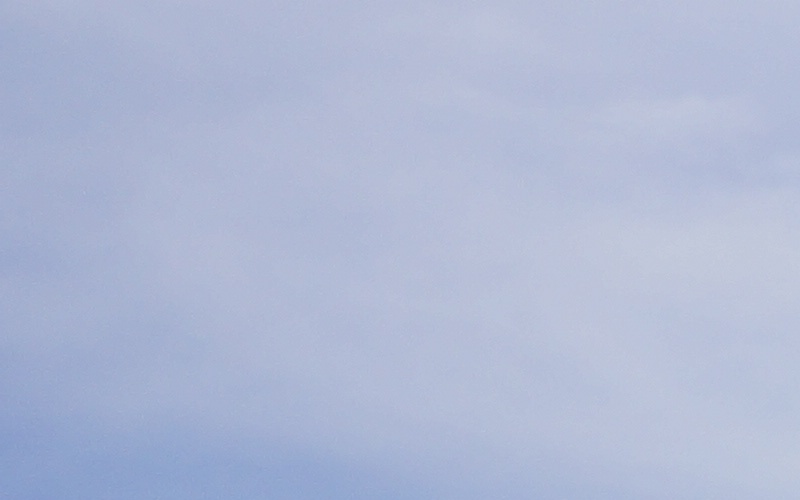
#> input picture Datasets/Dataset Cover Images/1.jpg, 800 x 500 px, found by its file name; its folder holds 4 pictures in this run
$ jupyter execute --allow-errors 'Greyscale Dataset.ipynb'   (shell and % lines are left out)
#> lines starting #> are read from the running program, lines starting #| are printed output that depends on the picture
[cell 1]
import cv2
import os
import matplotlib.pyplot as plt

[cell 2]
# Set directory of cover images
cover_dirname = "C:/Users/PC/Masters Files/SteganographyDetection/Datasets/Dataset Cover Images"
# Set working directory
dirname = "C:/Users/PC/Masters Files/SteganographyDetection/Datasets/Dataset Cover Images Greyscale"

[cell 3]
# Create a dataset of greyscale images
for i, filename in enumerate(os.listdir(cover_dirname)):
    image = cv2.imread(cover_dirname + "/" + filename, cv2.IMREAD_GRAYSCALE)
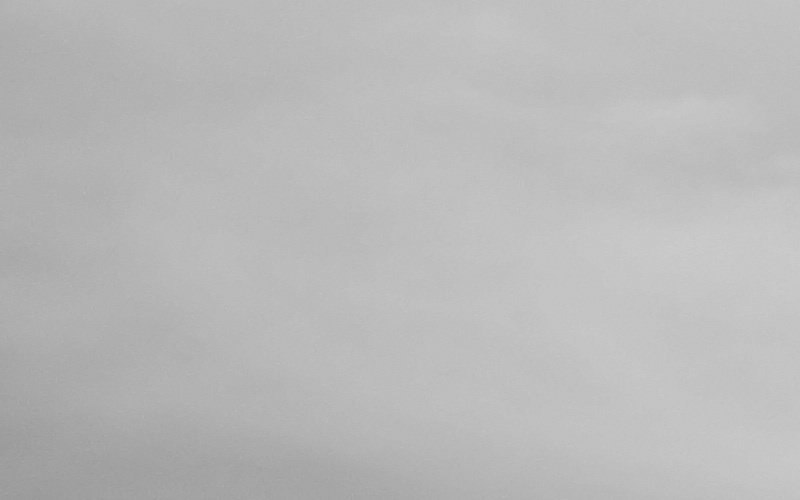
#> image: shape (500, 800); min 151, max 205, mean 185.6
    cv2.imwrite(dirname + "/G" + filename, image)
#> pass 2 of the loop `for i, filename in enumerate(os.listdir(cover_dirname)):`:
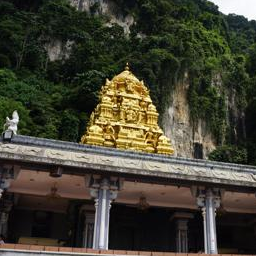
#> input picture Datasets/Dataset Cover Images/17.png, 256 x 256 px, found by its file name
#> `image = cv2.imread(cover_dirname + "/" + filename, cv2.IMREAD_GRAYSCALE)`:
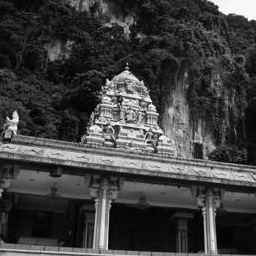
#> image: shape (256, 256); min 0, max 255, mean 63.5
#> pass 3 of the loop `for i, filename in enumerate(os.listdir(cover_dirname)):`:
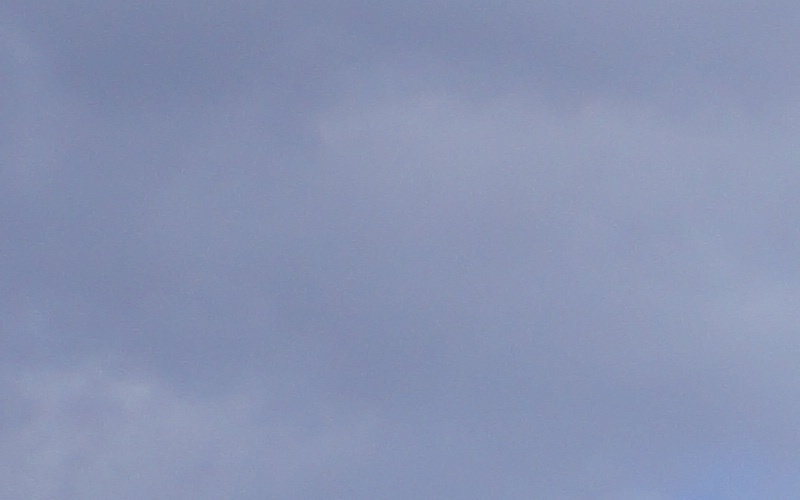
#> input picture Datasets/Dataset Cover Images/18.jpg, 800 x 500 px, found by its file name
#> `image = cv2.imread(cover_dirname + "/" + filename, cv2.IMREAD_GRAYSCALE)`:
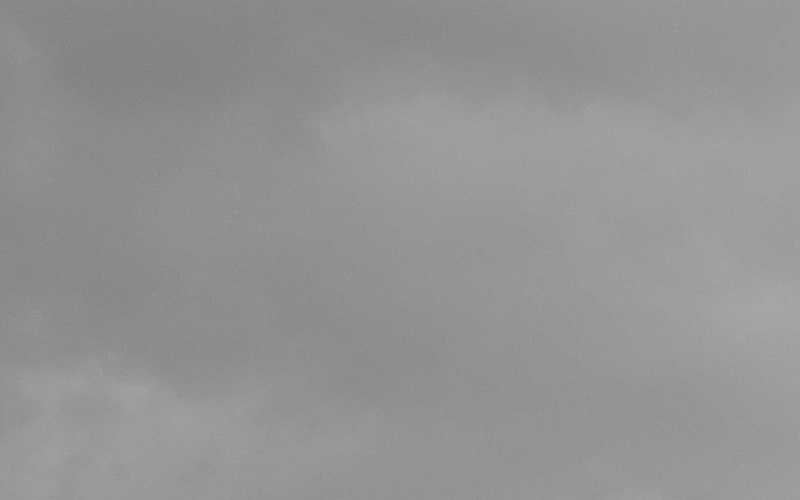
#> image: shape (500, 800); min 126, max 169, mean 147.4
#> the loop made 4 passes; the first 3 are shown
